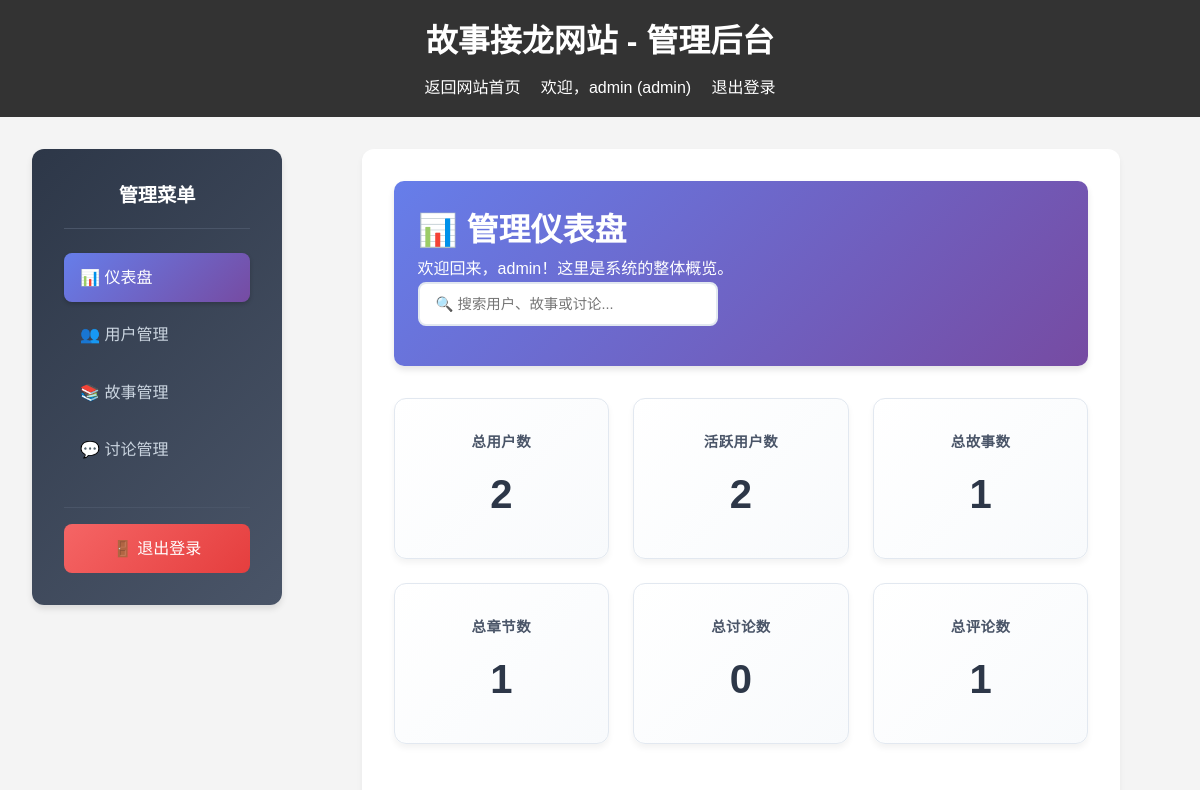
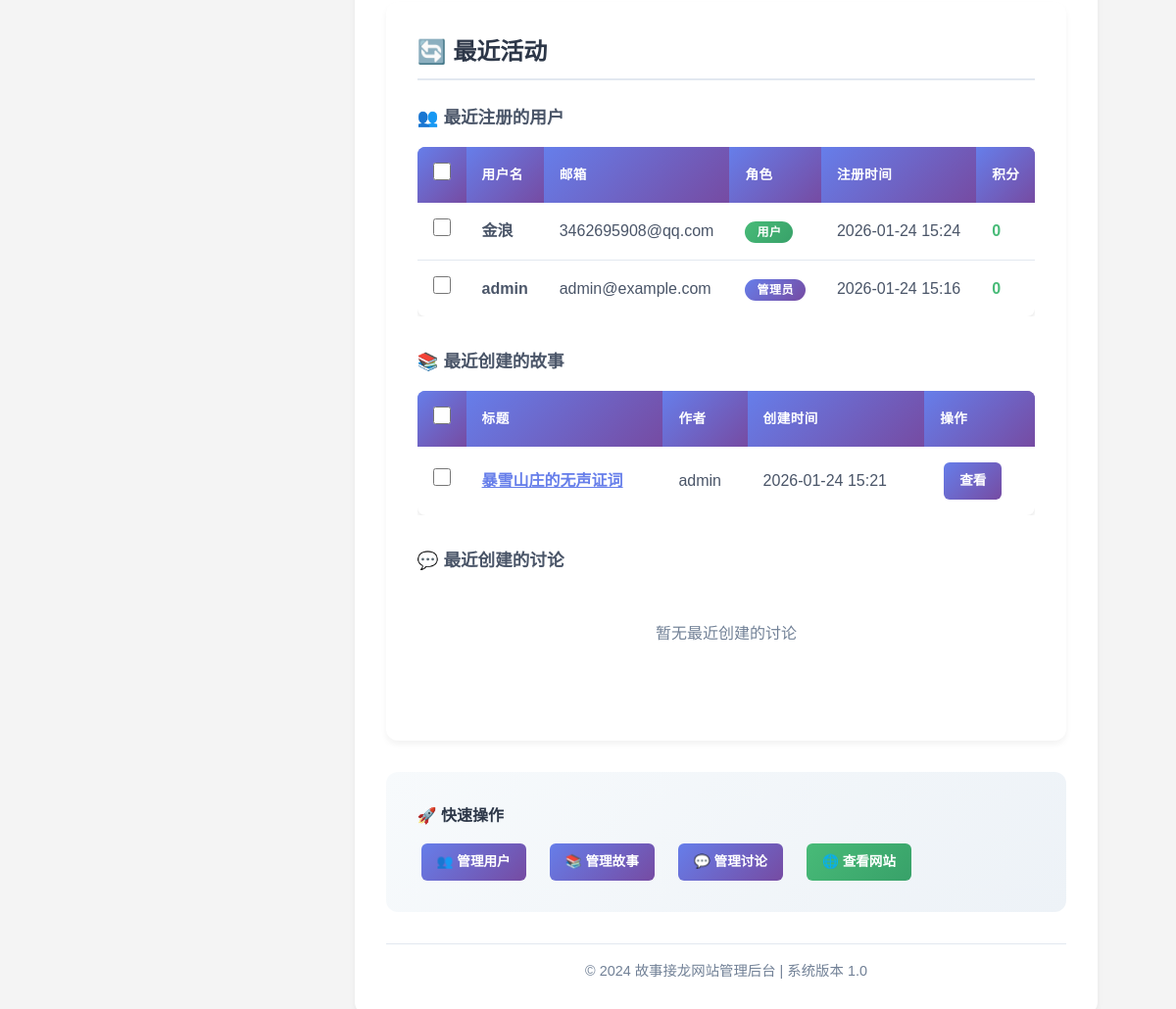
The page /admin (signed in) on the database its author committed (2 pictures, top to bottom).
### database.py (models this page shows)
class UserDB(Base):
    __tablename__ = "users"
    id = Column(Integer, primary_key=True, index=True)
    username = Column(String(50), unique=True, index=True, nullable=False)
    email = Column(String(100), unique=True, index=True, nullable=False)
    password_hash = Column(String(255), nullable=False)
    role = Column(String(20), default="user")
    registered_at = Column(DateTime, default=datetime.now)
    active_count = Column(Integer, default=0)
    points = Column(Integer, default=0)
    credit = Column(Float, default=100.0)
    stories = relationship("StoryDB", back_populates="author")
    chapters = relationship("StoryChapterDB", back_populates="author")
    chapter_comments = relationship("ChapterCommentDB", back_populates="author")
    discussions = relationship("DiscussionDB", back_populates="author")
    discussion_comments = relationship("DiscussionCommentDB", back_populates="author")

class StoryDB(Base):
    __tablename__ = "stories"
    id = Column(Integer, primary_key=True, index=True)
    title = Column(String(200), nullable=False)
    content = Column(Text, nullable=False)
    author_id = Column(Integer, ForeignKey("users.id"), nullable=False)
    tags = Column(String(200), default="")
    created_at = Column(DateTime, default=datetime.now)
    updated_at = Column(DateTime, default=datetime.now)
    author = relationship("UserDB", back_populates="stories")
    chapters = relationship("StoryChapterDB", back_populates="story")

### routers/admin.py (the view)
@router.get("/admin", response_class=HTMLResponse)
async def admin_dashboard(
    request: Request,
    db: Session = Depends(get_db),
    current_user: UserDB = Depends(require_admin)
):
    if not current_user:
        return RedirectResponse(url="/login", status_code=303)
    stats = get_statistics(db)
    return templates.TemplateResponse(
        "admin_index.html",
        {
            "request": request,
            "current_user": current_user,
            "stats": stats
        }
    )

### templates/admin_index.html (shortened to what this page needs)
{% extends "admin_base.html" %}
{% block content %}
    <div class="admin-header">
        <h2>📊 管理仪表盘</h2>
        <p>欢迎回来，{{ current_user.username }}！这里是系统的整体概览。</p>
    </div>
    <div class="admin-stats">
        <div class="stat-card">
            <h4>总用户数</h4>
            <div class="stat-number">{{ stats.total_users }}</div>
        </div>
        <div class="stat-card">
            <h4>活跃用户数</h4>
            <div class="stat-number">{{ stats.active_users }}</div>
        </div>
        <div class="stat-card">
            <h4>总故事数</h4>
            <div class="stat-number">{{ stats.total_stories }}</div>
        </div>
        <div class="stat-card">
            <h4>总章节数</h4>
            <div class="stat-number">{{ stats.total_chapters }}</div>
        </div>
        <div class="stat-card">
            <h4>总讨论数</h4>
            <div class="stat-number">{{ stats.total_discussions }}</div>
        </div>
        <div class="stat-card">
            <h4>总评论数</h4>
            <div class="stat-number">{{ stats.total_comments }}</div>
        </div>
    </div>
    <div class="recent-activity">
        <h3>🔄 最近活动</h3>
        <div class="activity-section">
            <h4>👥 最近注册的用户</h4>
            {% if stats.recent_users %}
                <table class="admin-table">
                    <thead>
                        <tr>
                            <th>用户名</th>
                            <th>邮箱</th>
                            <th>角色</th>
                            <th>注册时间</th>
                            <th>积分</th>
                        </tr>
                    </thead>
                    <tbody>
                        {% for user in stats.recent_users %}
                        <tr>
                            <td>
                                <strong>{{ user.username }}</strong>
                            </td>
                            <td>{{ user.email }}</td>
                            <td>
                                <span class="role-badge role-{{ user.role }}">
                                    {{ "管理员" if user.role == "admin" else "用户" }}
                                </span>
                            </td>
                            <td>{{ user.registered_at.strftime('%Y-%m-%d %H:%M') }}</td>
                            <td>
                                <span style="color: #48bb78; font-weight: 600;">{{ user.points }}</span>
                            </td>
                        </tr>
                        {% endfor %}
                    </tbody>
                </table>
            {% else %}
                <div style="text-align: center; padding: 2rem; color: #718096;">
                    <p>暂无最近注册的用户</p>
                </div>
            {% endif %}
        </div>
        <div class="activity-section">
            <h4>📚 最近创建的故事</h4>
            {% if stats.recent_stories %}
                <table class="admin-table">
                    <thead>
                        <tr>
                            <th>标题</th>
                            <th>作者</th>
                            <th>创建时间</th>
                            <th>操作</th>
                        </tr>
                    </thead>
                    <tbody>
                        {% for story in stats.recent_stories %}
                        <tr>
                            <td>
                                <a href="/stories/{{ story.id }}" target="_blank" style="color: #667eea; font-weight: 600;">
                                    {{ story.title }}
                                </a>
                            </td>
                            <td>{{ story.author.username }}</td>
                            <td>{{ story.created_at.strftime('%Y-%m-%d %H:%M') }}</td>
                            <td>
                                <a href="/stories/{{ story.id }}" target="_blank" class="btn-admin btn-admin-primary">
                                    查看
                                </a>
                            </td>
                        </tr>
                        {% endfor %}
                    </tbody>
                </table>
            {% else %}
                <div style="text-align: center; padding: 2rem; color: #718096;">
                    <p>暂无最近创建的故事</p>
                </div>
            {% endif %}
        </div>
        <div class="activity-section">
            <h4>💬 最近创建的讨论</h4>
            {% if stats.recent_discussions %}
                <table class="admin-table">
                    <thead>
                        <tr>
                            <th>标题</th>
                            <th>作者</th>
                            <th>创建时间</th>
                            <th>操作</th>
                        </tr>
                    </thead>
                    <tbody>
                        {% for discussion in stats.recent_discussions %}
                        <tr>
                            <td>
                                <a href="/discussions/{{ discussion.id }}" target="_blank" style="color: #667eea; font-weight: 600;">
                                    {{ discussion.title }}
                                </a>
                            </td>
                            <td>{{ discussion.author_name }}</td>
                            <td>{{ discussion.created_at.strftime('%Y-%m-%d %H:%M') }}</td>
                            <td>
                                <a href="/discussions/{{ discussion.id }}" target="_blank" class="btn-admin btn-admin-primary">
                                    查看
                                </a>
                            </td>
                        </tr>
                        {% endfor %}
                    </tbody>
                </table>
            {% else %}
                <div style="text-align: center; padding: 2rem; color: #718096;">
                    <p>暂无最近创建的讨论</p>
                </div>
            {% endif %}
        </div>
    </div>
    <div style="background: linear-gradient(135deg, #f7fafc 0%, #edf2f7 100%); padding: 2rem; border-radius: 12px; margin-top: 2rem;">
        <h4 style="color: #2d3748; margin-bottom: 1rem;">🚀 快速操作</h4>
        <div style="display: flex; gap: 1rem; flex-wrap: wrap;">
            <a href="/admin/users" class="btn-admin btn-admin-primary">👥 管理用户</a>
            <a href="/admin/stories" class="btn-admin btn-admin-primary">📚 管理故事</a>
            <a href="/admin/discussions" class="btn-admin btn-admin-primary">💬 管理讨论</a>
            <a href="/" target="_blank" class="btn-admin btn-admin-success">🌐 查看网站</a>
        </div>
    </div>
{% endblock %}

### templates/admin_base.html (shortened to what this page needs)
<!DOCTYPE html>
<html lang="zh-CN">
<head>
    <link rel="stylesheet" href="{{ url_for('static', path='/css/styles.css') }}">
</head>
<body>
    <header>
        <h1>故事接龙网站 - 管理后台</h1>
        <nav>
            <a href="/">返回网站首页</a>
            {% if current_user %}
                <span>欢迎，{{ current_user.username }} ({{ current_user.role }})</span>
                <a href="/logout">退出登录</a>
            {% endif %}
        </nav>
    </header>
    <div class="admin-container">
        <aside class="admin-sidebar">
            <h3>管理菜单</h3>
            <ul>
                <li><a href="/admin" class="{% if request.url.path == '/admin' %}active{% endif %}">📊 仪表盘</a></li>
                <li><a href="/admin/users" class="{% if request.url.path == '/admin/users' %}active{% endif %}">👥 用户管理</a></li>
                <li><a href="/admin/stories" class="{% if request.url.path == '/admin/stories' %}active{% endif %}">📚 故事管理</a></li>
                <li><a href="/admin/discussions" class="{% if request.url.path == '/admin/discussions' %}active{% endif %}">💬 讨论管理</a></li>
            </ul>
            <div class="admin-logout">
                <a href="/logout">🚪 退出登录</a>
            </div>
        </aside>
        <main class="admin-main">
            {% block content %}{% endblock %}
            <div class="admin-footer">
                <p>&copy; 2024 故事接龙网站管理后台 | 系统版本 1.0</p>
            </div>
        </main>
    </div>
</body>
</html>

### static/css/styles.css (style rules this page uses)
* { margin: 0; padding: 0; box-sizing: border-box; }
body { font-family: Arial, sans-serif; line-height: 1.6; color: #333; background-color: #f4f4f4; }
header { background-color: #333; color: #fff; padding: 1rem; text-align: center; }
header h1 { margin-bottom: 0.5rem; }
nav a { color: #fff; text-decoration: none; margin: 0 1rem; }
main { max-width: 1200px; margin: 0 auto; padding: 2rem; }
.admin-header { background: linear-gradient(135deg, #667eea 0%, #764ba2 100%); color: white; padding: 1.5rem; margin-bottom: 2rem; border-radius: 10px; box-shadow: 0 4px 6px rgba(0, 0, 0, 0.1); }
.admin-header h2 { margin: 0; font-size: 2rem; font-weight: 600; }
.admin-stats { display: grid; grid-template-columns: repeat(auto-fit, minmax(200px, 1fr)); gap: 1.5rem; margin-bottom: 3rem; }
.stat-card { background: linear-gradient(135deg, #fff 0%, #f8fafc 100%); padding: 2rem; border-radius: 12px; box-shadow: 0 4px 6px rgba(0, 0, 0, 0.05); text-align: center; transition: transform 0.3s ease, box-shadow 0.3s ease; border: 1px solid #e2e8f0; }
.stat-card h4 { color: #4a5568; font-size: 0.9rem; font-weight: 600; text-transform: uppercase; letter-spacing: 0.5px; margin-bottom: 0.5rem; }
.stat-number { font-size: 2.5rem; font-weight: 700; color: #2d3748; margin: 0; }
.admin-table { width: 100%; background-color: white; border-radius: 8px; overflow: hidden; box-shadow: 0 2px 4px rgba(0, 0, 0, 0.1); border-collapse: separate; border-spacing: 0; }
.admin-table th { background: linear-gradient(135deg, #667eea 0%, #764ba2 100%); color: white; padding: 1rem; text-align: left; font-weight: 600; text-transform: uppercase; font-size: 0.85rem; letter-spacing: 0.5px; }
.admin-table td { padding: 1rem; border-bottom: 1px solid #e2e8f0; color: #4a5568; }
.admin-table tr:last-child td { border-bottom: none; }
.btn-admin { padding: 0.5rem 1rem; border: none; border-radius: 6px; font-size: 0.85rem; font-weight: 600; cursor: pointer; transition: all 0.3s ease; text-decoration: none; display: inline-block; margin: 0 0.25rem; }
.btn-admin-primary { background: linear-gradient(135deg, #667eea 0%, #764ba2 100%); color: white; }
.btn-admin-success { background: linear-gradient(135deg, #48bb78 0%, #38a169 100%); color: white; }
.recent-activity { background-color: white; padding: 2rem; border-radius: 12px; box-shadow: 0 4px 6px rgba(0, 0, 0, 0.05); margin-bottom: 2rem; }
.recent-activity h3 { color: #2d3748; margin-bottom: 1.5rem; font-size: 1.5rem; font-weight: 600; border-bottom: 2px solid #e2e8f0; padding-bottom: 0.5rem; }
.activity-section { margin-bottom: 2rem; }
.activity-section h4 { color: #4a5568; margin-bottom: 1rem; font-size: 1.1rem; font-weight: 600; }
.role-badge { padding: 0.25rem 0.75rem; border-radius: 20px; font-size: 0.75rem; font-weight: 600; text-transform: uppercase; letter-spacing: 0.5px; }
.role-admin { background: linear-gradient(135deg, #667eea 0%, #764ba2 100%); color: white; }
.role-user { background: linear-gradient(135deg, #48bb78 0%, #38a169 100%); color: white; }

### templates/admin_base.html (style rules this page uses)
.admin-container { display: grid; grid-template-columns: 250px 1fr; gap: 2rem; max-width: 1200px; margin: 0 auto; padding: 2rem; }
.admin-sidebar { background: linear-gradient(135deg, #2d3748 0%, #4a5568 100%); padding: 2rem; border-radius: 12px; box-shadow: 0 4px 6px rgba(0, 0, 0, 0.1); height: fit-content; color: white; }
.admin-sidebar h3 { margin-bottom: 1.5rem; color: white; font-size: 1.2rem; font-weight: 600; text-align: center; padding-bottom: 1rem; border-bottom: 1px solid #4a5568; }
.admin-sidebar ul { list-style: none; padding: 0; margin: 0; }
.admin-sidebar li { margin-bottom: 0.5rem; }
.admin-sidebar a { color: #cbd5e0; text-decoration: none; padding: 0.75rem 1rem; border-radius: 8px; display: block; transition: all 0.3s ease; font-weight: 500; }
.admin-sidebar a.active { background: linear-gradient(135deg, #667eea 0%, #764ba2 100%); color: white; box-shadow: 0 2px 4px rgba(0, 0, 0, 0.2); }
.admin-main { background-color: white; padding: 2rem; border-radius: 12px; box-shadow: 0 4px 6px rgba(0, 0, 0, 0.05); }
.admin-footer { margin-top: 2rem; padding-top: 1rem; border-top: 1px solid #e2e8f0; text-align: center; color: #718096; font-size: 0.9rem; }
.admin-logout { margin-top: 2rem; padding-top: 1rem; border-top: 1px solid #4a5568; }
.admin-logout a { background: linear-gradient(135deg, #f56565 0%, #e53e3e 100%); color: white; text-align: center; }

### rows shown on the page
UserDB: username "admin", role "admin", email "admin@example.com", role "管理员", registered_at "2026-01-24 15:16", points "0"
UserDB: username "金浪", email "3462695908@qq.com", role "用户", registered_at "2026-01-24 15:24", points "0"
StoryDB: title "暴雪山庄的无声证词", author.username "admin", created_at "2026-01-24 15:21"

### other values the page prints
{{ stats.total_users }} "2"
{{ stats.active_users }} "2"
{{ stats.total_stories }} "1"
{{ stats.total_chapters }} "1"
{{ stats.total_discussions }} "0"
{{ stats.total_comments }} "1"
